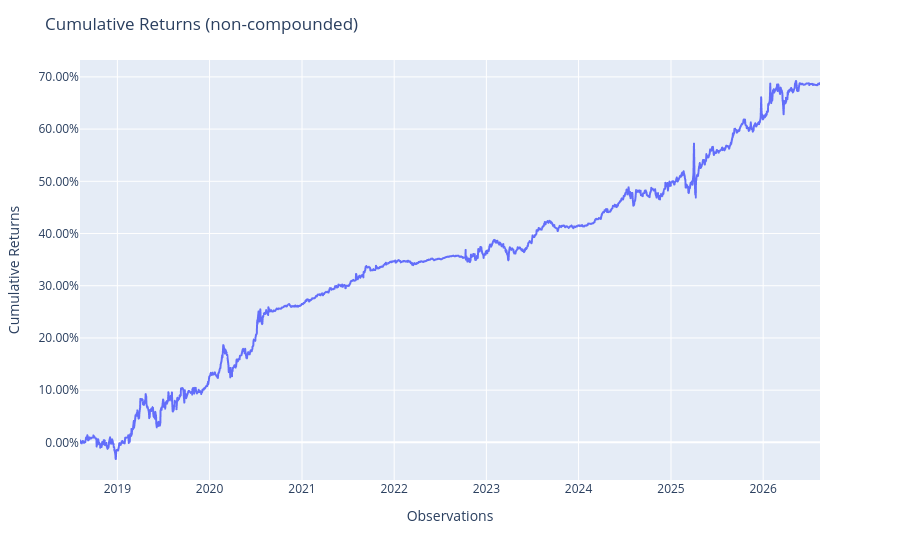

The notebook cell this image was saved under:
### Code cell
MultiPeriodPortfolio([f["test"] for f in folds[:]]).plot_cumulative_returns()

### Figure 1 — Plotly figure (JSON) as saved in the notebook; plotly's stock layout.template omitted (floating-point values rounded to 4 significant figures; data arrays with more than 128 entries replaced by an {"elided": "..."} marker saying what was removed)
{"data": [{"hovertemplate": "variable=cumulative_returns<br>index=%{x}<br>value=%{y}<extra></extra>", "legendgroup": "cumulative_returns", "line": {"color": "#636efa", "dash": "solid"}, "marker": {"symbol": "circle"}, "mode": "lines", "name": "cumulative_returns", "showlegend": true, "type": "scattergl", "x": {"elided": "1947 str values"}, "xaxis": "x", "y": {"elided": "1947 float values"}, "yaxis": "y"}], "layout": {"legend": {"title": {"text": "variable"}, "tracegroupgap": 0}, "margin": {"t": 60}, "showlegend": false, "title": {"text": "Cumulative Returns (non-compounded)"}, "xaxis": {"anchor": "y", "domain": [0, 1], "title": {"text": "Observations"}}, "yaxis": {"anchor": "x", "domain": [0, 1], "tickformat": ".2%", "title": {"text": "Cumulative Returns"}}}}
